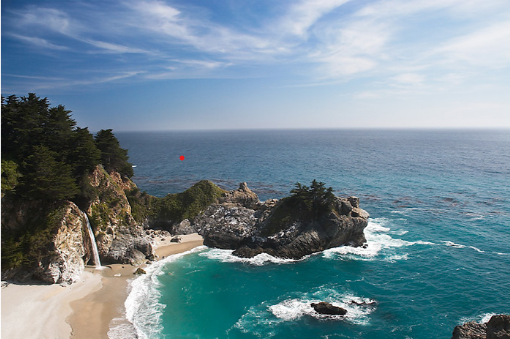
#> input picture hw_1/op_1/figs/original.png, 510 x 339 px, found by its file name
$ python seam_carving.py
#> lines starting #> are read from the running program, lines starting #| are printed output that depends on the picture
import numpy as np
import matplotlib.pyplot as plt
from matplotlib.widgets import Button, Slider
from skimage import io

## read image
im = io.imread('hw_1/op_1/figs/original.png')
#> im is the input picture: shape (339, 510, 4); mean R, G, B, A 113.4, 136.4, 148.4, 255
if im.ndim == 3 and im.shape[2] == 4:
    im = im[:, :, :3]
#> im: shape (339, 510, 3)

## draw 2 copies of the image
fig, (ax1, ax2) = plt.subplots(1, 2, figsize=(12, 6))
fig.subplots_adjust(bottom=0.22)
ax1.imshow(im)
ax1.set_title('Input image')
ax1.axis('off')
himg = ax2.imshow(np.zeros_like(im))
ax2.set_title('Resized Image\nAdjust sliders and click the button')
ax2.axis('off')

slider_col_ax = fig.add_axes([0.15, 0.10, 0.30, 0.03])
slider_row_ax = fig.add_axes([0.15, 0.05, 0.30, 0.03])
slider_col = Slider(slider_col_ax, 'Col scale', 0.5, 2.0, valinit=1.0)
slider_row = Slider(slider_row_ax, 'Row scale', 0.5, 2.0, valinit=1.0)

btn_ax = fig.add_axes([0.60, 0.06, 0.20, 0.06])
btn = Button(btn_ax, 'Seam Carving', color='lightblue', hovercolor='deepskyblue')

# [9 lines left out: function on_click, not called in this run]

btn.on_clicked(on_click)


from scipy import ndimage

# [94 lines left out: functions calc_energy, reduce_width, expand_width, seam_carve_image, not called in this run]


plt.show()
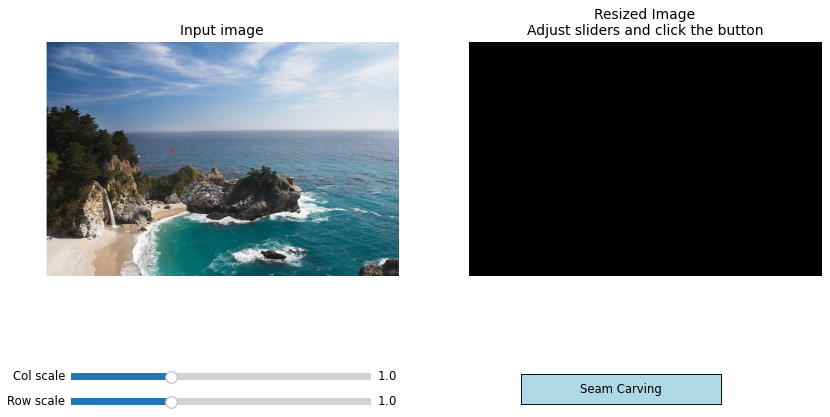
#> figure drawn by matplotlib, 4 panels

$ run again, with hw_1/op_1/figs/bing2.png copied over hw_1/op_1/figs/original.png
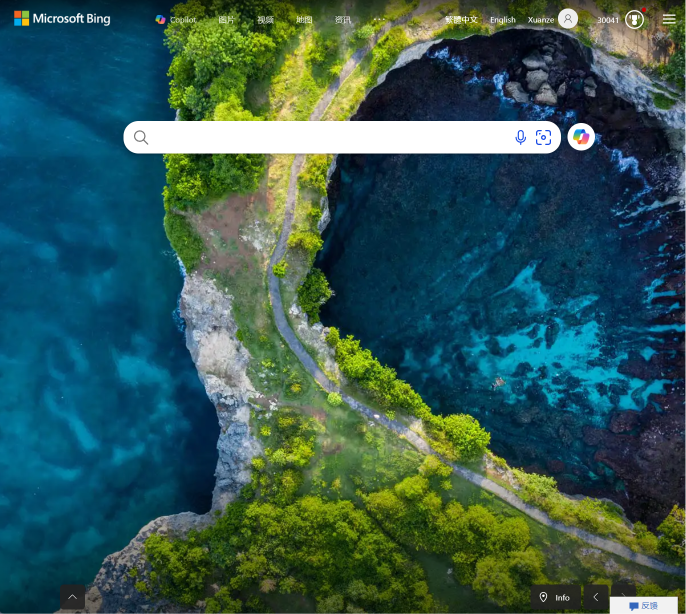
#> input picture hw_1/op_1/figs/bing2.png, 1372 x 1227 px, found by its file name (shown at 1/2 size)
#> im is the input picture: shape (1227, 1372, 4); mean R, G, B, A 51.6, 88.8, 82.9, 254.9
#> im: shape (1227, 1372, 3)
#> `plt.show()`:
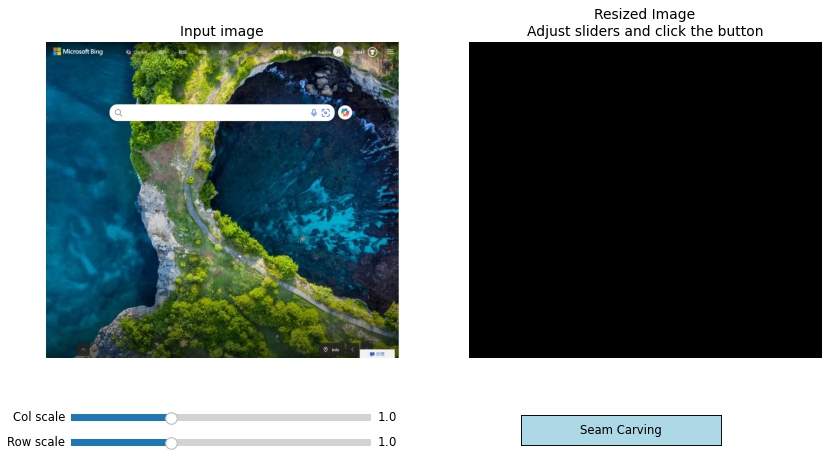
#> figure drawn by matplotlib, 4 panels

$ run again, with hw_1/op_1/figs/chopping.png copied over hw_1/op_1/figs/original.png
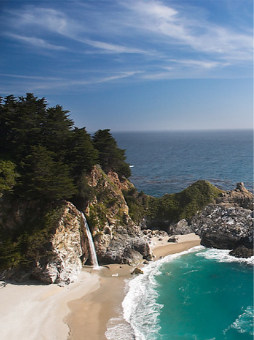
#> input picture hw_1/op_1/figs/chopping.png, 254 x 340 px, found by its file name
#> im is the input picture: shape (340, 254, 4); mean R, G, B, A 101.1, 119.1, 129.5, 255
#> im: shape (340, 254, 3)
#> `plt.show()`:
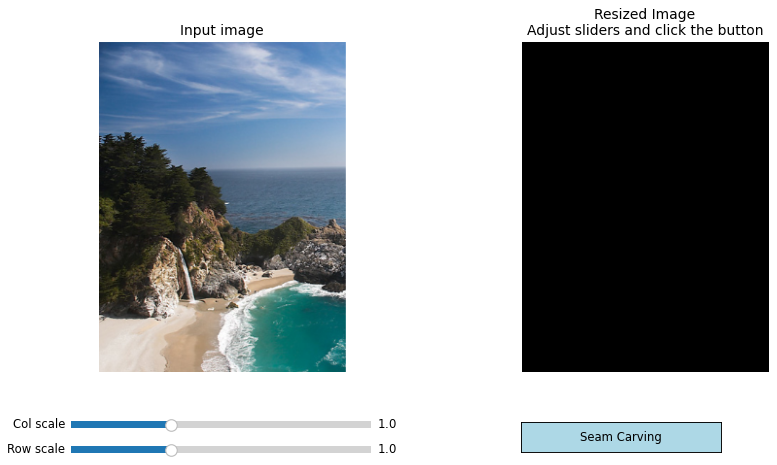
#> figure drawn by matplotlib, 4 panels

$ run again, with hw_1/op_1/figs/compare.png copied over hw_1/op_1/figs/original.png
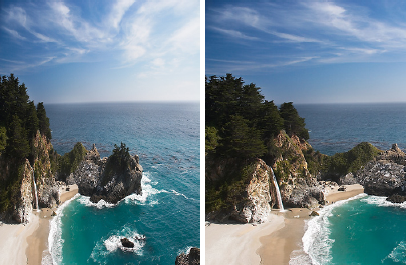
#> input picture hw_1/op_1/figs/compare.png, 406 x 265 px, found by its file name
#> im is the input picture: shape (265, 406, 4); mean R, G, B, A 108.6, 128.8, 140.1, 255
#> im: shape (265, 406, 3)
#> `plt.show()`:
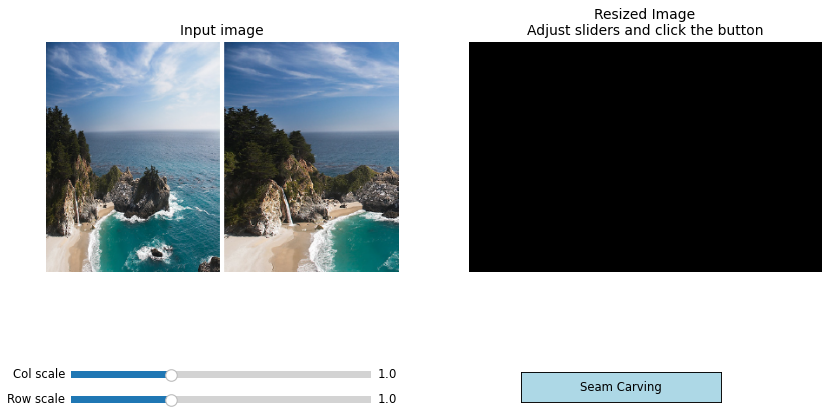
#> figure drawn by matplotlib, 4 panels
